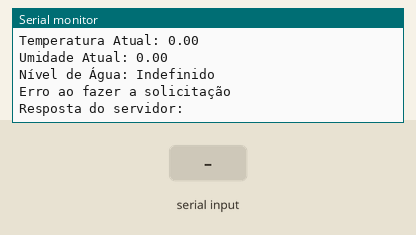
This sketch was run on a simulated ESP8266 (NodeMCU). On the bench: the last lines printed to the serial monitor. The test bench sets the inputs (shaded band). WiFi joins after 1.5 s; servers stay silent unless stated; uploads are accepted with an empty reply.

Above: at 3.2 s.
3.3 s: "nivelAgua: \n" received over Serial
At 4.56 s:
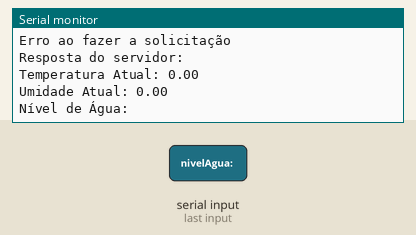
8.3 s: "nivelAgua: ,45\n" received over Serial
At 9.37 s:
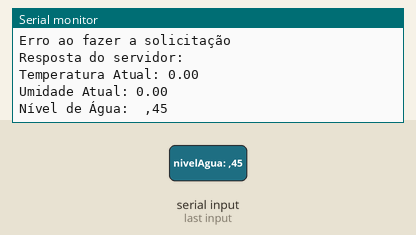

Measured:
- after the input at 3.3 s, the serial monitor: prints a new line after 1.1 s (image 1)
- after the input at 8.3 s, the serial monitor: prints a new line after 0.91 s (image 2)

The sketch:

codigo_Esp8266.ino
```cpp
#include <ESP8266WiFi.h>
#include <ESP8266HTTPClient.h>

const char* ssid = "Miguel";         // Substitua pelo nome da sua rede Wi-Fi
const char* password = "Hunter231020$";    // Substitua pela senha da sua rede Wi-Fi

const char* parametros = "http://labtg1.com.br/GreenCode/estufa/conexao_node.php"; // URL do script PHP
const char* enviar = "http://labtg1.com.br/GreenCode/estufa/monitora_estufa.php";  // URL do script PHP

float temperaturaAtual = 0.0;
float umidadeAtual = 0.0;
String nivelAgua = "Indefinido";  // Variável para armazenar o nível de água

void setup() {
  Serial.begin(115200);  // Usar Serial para comunicação com o Arduino Mega
  WiFi.begin(ssid, password);
  while (WiFi.status() != WL_CONNECTED) {
    delay(1000);
    Serial.println("Conectando ao Wi-Fi...");
  }
  Serial.println("Conectado ao Wi-Fi.");
}

void loop() {
  ReceberDadosArduino();

  if (WiFi.status() == WL_CONNECTED) {
    WiFiClient client;
    HTTPClient http;

    // Requisição GET ao primeiro endpoint
    http.begin(client, parametros);
    int httpCode = http.GET();
    if (httpCode > 0) {
      String payload = http.getString();
      Serial.println(payload);  // Imprime os dados na porta serial
    } else {
      Serial.println("Erro ao fazer a solicitação");
    }
    http.end();

    // Enviar dados da temperatura, umidade e nível de água ao segundo endpoint
     if (WiFi.status() == WL_CONNECTED) {
    WiFiClient client;
    HTTPClient http;

    // Enviar dados da temperatura, umidade e nível de água ao segundo endpoint
    http.begin(client, enviar);
    http.addHeader("Content-Type", "application/x-www-form-urlencoded");

    // Construção da string com os dados para enviar
    String postData = "temperatura=" + String(temperaturaAtual) +
                      "&umidade=" + String(umidadeAtual) +
                      "&nivelAgua=" + nivelAgua;

    int httpResponseCode = http.POST(postData);

    if (httpResponseCode > 0) {
      String response = http.getString();
      Serial.println("Resposta do servidor: " + response);
    } else {
      Serial.println("Erro ao enviar dados");
    }
    http.end();
  } else {
    Serial.println("Não conectado ao Wi-Fi");
  }

  delay(2000); // Espera 2 segundos antes de fazer outra solicitação
}
}

void ReceberDadosArduino() {
  while (Serial.available()) {
    String dados = Serial.readStringUntil('\n');

    if (dados.startsWith("temperatura: ")) {
      temperaturaAtual = dados.substring(12).toFloat();
    } else if (dados.startsWith("umidade: ")) {
      umidadeAtual = dados.substring(8).toFloat();
    } else if (dados.startsWith("nivelAgua: ")) {
      nivelAgua = dados.substring(10);  // Armazena o nível de água como string
    }
  }

  Serial.print("Temperatura Atual: ");
  Serial.println(temperaturaAtual);
  Serial.print("Umidade Atual: ");
  Serial.println(umidadeAtual);
  Serial.print("Nível de Água: ");
  Serial.println(nivelAgua);
}
```
